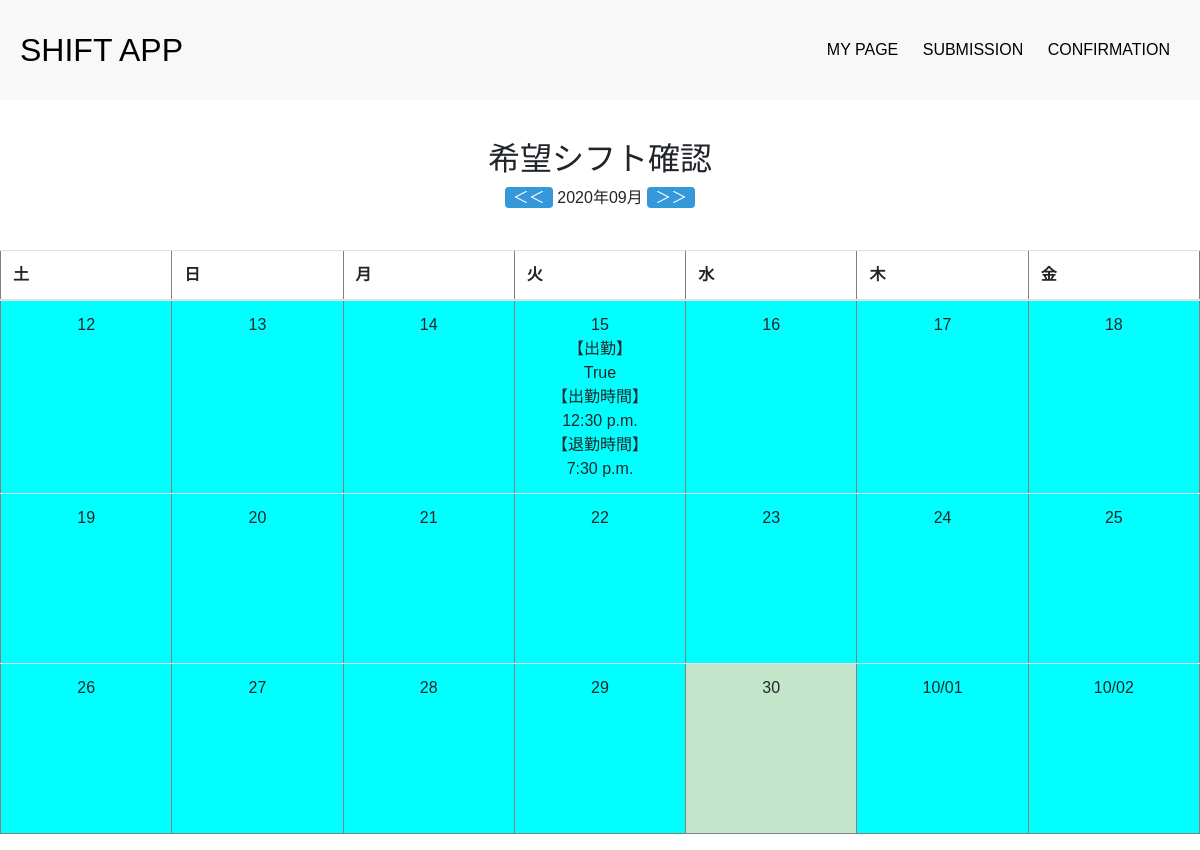
/user/1/month_with_schedule/2020/9/16 (signed in), run on the app's committed database.
### shift/models.py (models this page shows, shortened)
class Shift(models.Model):
    user = models.ForeignKey(settings.AUTH_USER_MODEL, verbose_name='ユーザー', on_delete=models.SET_NULL, blank=True, null=True)
    date = models.DateField('日付')
    is_work = models.BooleanField(verbose_name='出勤', default=False, null=True)
    all_day = models.BooleanField(verbose_name='終日', default=False)
    start_time = models.TimeField(verbose_name='開始時間',default=datetime.time(8,0))
    end_time = models.TimeField(verbose_name='終了時刻',default=datetime.time(17,0))
    create_at = models.DateTimeField(default=timezone.now)

### shift/views.py (the view)
class MonthWithScheduleCalendar(LoginRequiredMixin, mixins.MonthWithScheduleMixin, generic.TemplateView):
    template_name = 'shift/month_with_schedule.html'
    model = Shift
    date_field = 'date'
    def get_context_data(self, **kwargs):
        context = super().get_context_data(**kwargs)
        context['user'] = get_object_or_404(User, pk=self.kwargs['user_pk'])
        calendar_context = self.get_month_calendar()
        context.update(calendar_context)
        return context

### shift/mixins.py (called while the page is built)
    def setup_calendar(self):
        self._calendar = calendar.Calendar(self.first_weekday)

    def get_week_names(self):
        week_names = deque(self.week_names)
        week_names.rotate(-self.first_weekday)
        return week_names

    def get_previous_half(self, date):
        if date.day <= 15:
            if date.month == 1:
                return date.replace(year=date.year-1, month=12, day=16)
            else:
                return date.replace(month=date.month-1, day=16)
        else:
            return date.replace(month=date.month, day=1)

    def get_next_half(self, date):
        if date.day > 15:
            if date.month == 12:
                return date.replace(year=date.year+1, month=1, day=1)
            else:
                return date.replace(month=date.month+1, day=1)
        else:
            return date.replace(month=date.month, day=16)

    def get_half_days(self, date):
        if date.day<=15:
            return [self._calendar.monthdatescalendar(date.year, date.month)[i] for i in range(3)]
        return [self._calendar.monthdatescalendar(date.year, date.month)[i] for i in range(2,5)]

    def get_current_month(self):
        day = self.kwargs.get('day')
        month = self.kwargs.get('month')
        year = self.kwargs.get('year')
        if month and year and day:
            month = datetime.date(year=int(year), month=int(month), day=int(day))
        else:
            month = datetime.date.today().replace(day=1)
        return month

    def get_month_calendar(self):
        self.setup_calendar()
        current_month = self.get_current_month()
        calendar_data = {
            'now': datetime.date.today(),
            'month_half_days': self.get_half_days(current_month),
            'month_current': current_month,
            'half_previous': self.get_previous_half(current_month),
            'half_next': self.get_next_half(current_month),
            'week_names': self.get_week_names(),
        }
        return calendar_data

    def get_month_calendar(self):
        calendar_context = super().get_month_calendar()
        month_days = calendar_context['month_half_days']
        month_first = month_days[0][0]
        month_last = month_days[-1][-1]
        calendar_context['month_day_schedules'] = self.get_month_schedules(
            month_first,
            month_last,
            month_days
        )
        return calendar_context

### shift/templates/shift/month_with_schedule.html (shortened to what this page needs)
{% extends 'account/base.html' %}
{% block body %}
<div class="box">
    <h2>希望シフト確認</h2>
    <a href="{% url 'month_with_schedule' user.pk half_previous.year half_previous.month half_previous.day %}">＜＜</a>
    {{ month_current | date:"Y年m月" }}
    <a href="{% url 'month_with_schedule' user.pk half_next.year half_next.month half_next.day %}">＞＞</a>
</div>
<table class="table" border="1">
    <thead>
        <tr>
            {% for w in week_names %}
            <th>{{ w }}</th>
            {% endfor %}
        </tr>
    </thead>
    <tbody>
        {% for week_day_schedles in month_day_schedules %}
        <tr>
            {% for day, schedules in week_day_schedles.items %}
            {% if now == day %}
            <td class="table-success">
                {% else %}
            <td>
                {% endif %}
                {% if month_current.month != day.month %}
                {{ day | date:"m/d" }}
                {% else %}
                {{ day.day }}
                {% endif %}
                <br>
                {% for schedule in schedules %}
                【出勤】
                <br>
                {{ schedule.is_work }}
                <br>
                【出勤時間】
                <br>
                {{ schedule.start_time }}
                <br>
                【退勤時間】
                <br>
                {{ schedule.end_time }}
                <br>
                {% endfor %}
            </td>
            {% endfor %}
        </tr>
        {% endfor %}
    </tbody>
</table>
{% endblock body %}

### static/css/styles.css (style rules this page uses)
body { margin: 0; padding: 0; font-family: sans-serif; }
.box { margin: 0 auto; width: 80%; padding: 40px; background: white; text-align: center; }
.box a { border: 0; background: #3498db; text-align: center; padding: 2px 8px; outline: none; color: white; border-radius: 4px ; transition: 0.25s; cursor: pointer; }
tbody { width: 100px; }

### shift/templates/shift/month_with_schedule.html (style rules this page uses)
table { table-layout: fixed; }
td { background-color: aqua; height: 170px; text-align: center; overflow: scroll; white-space: nowrap; }

### data on the page
Shift: day "15", is_work "True", start_time "12:30 p.m.", end_time "7:30 p.m."

### other printed values
{{ month_current | date:"Y年m月" }} "2020年09月"
{{ w }} "土" "日" "月" "火" "水" "木" "金"
{{ day.day }} "12" "13" "14" "16" "17" "18" "19" "20" "21" "22" "23" "24" "25" "26" "27" "28" "29" "30"
{{ day | date:"m/d" }} "10/01" "10/02"
